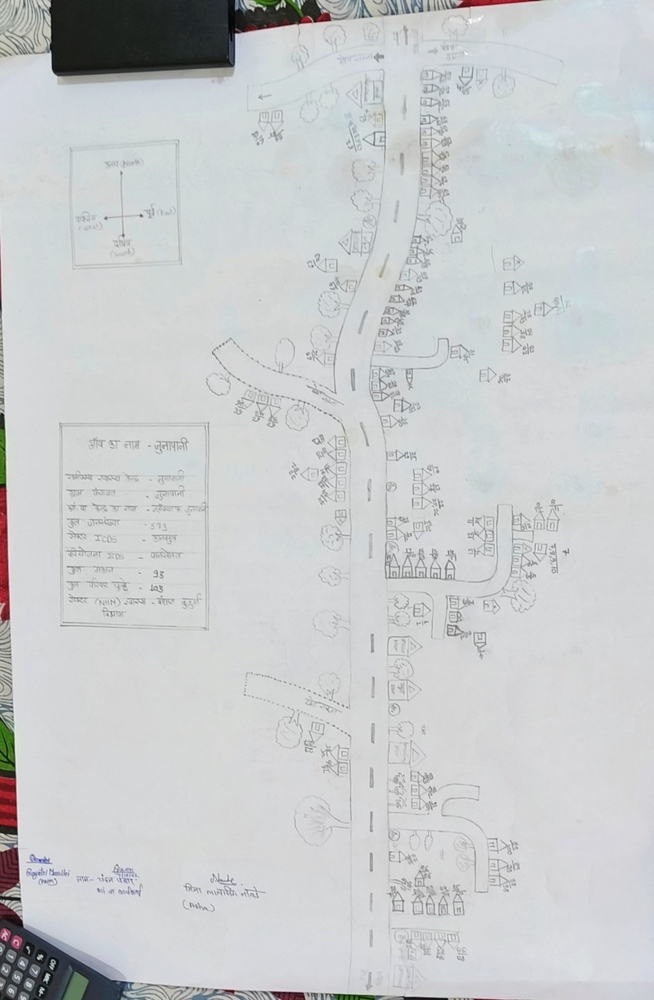
#> input picture public/map2.jpeg, 654 x 1000 px, shrunk from 1047 x 1600 before the run
$ python enhance_map2.py
#> lines starting #> are read from the running program, lines starting #| are printed output that depends on the picture
import cv2
import numpy as np

def enhance_image(image_path, output_path):
#> called with image_path = 'public/map2.jpeg', output_path = 'public/map2_enhanced.jpeg'
    img = cv2.imread(image_path)
#> img is the input picture: shape (1000, 654, 3); mean B, G, R 204.7, 203.3, 200.9

    # 1. Convert to LAB color space to enhance brightness/contrast without affecting colors
    lab = cv2.cvtColor(img, cv2.COLOR_BGR2LAB)
#> lab: shape (1000, 654, 3); mean of channels 0, 1, 2 207.7, 127.4, 127
    l_channel, a, b = cv2.split(lab)
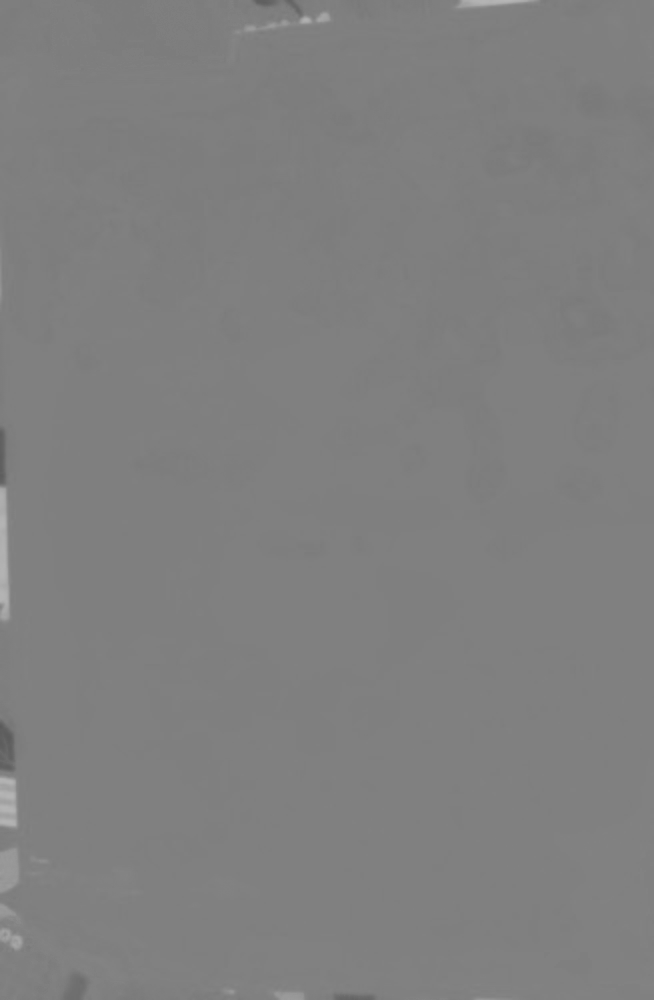
#> a: shape (1000, 654); min 90, max 182, mean 127.4

    # Apply CLAHE (Contrast Limited Adaptive Histogram Equalization) to L-channel
    clahe = cv2.createCLAHE(clipLimit=2.5, tileGridSize=(8,8))
    cl = clahe.apply(l_channel)
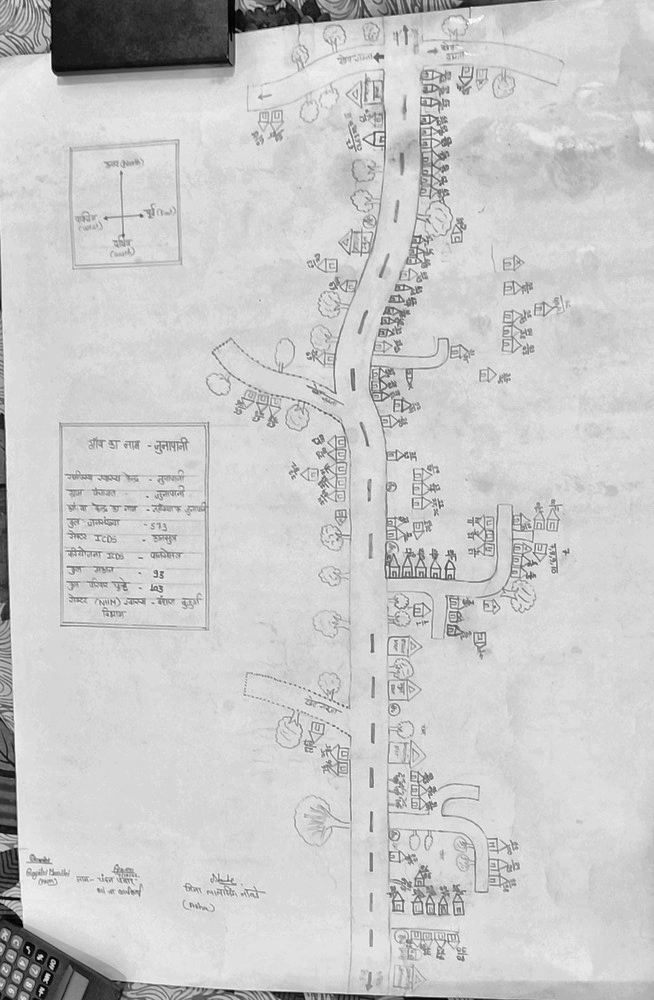
#> cl: shape (1000, 654); min 1, max 255, mean 202

    # Merge back and convert to BGR
    limg = cv2.merge((cl,a,b))
#> limg: shape (1000, 654, 3); mean of channels 0, 1, 2 202, 127.4, 127
    enhanced_img = cv2.cvtColor(limg, cv2.COLOR_LAB2BGR)

    # 2. Sharpening filter to make text edges crisper
    kernel = np.array([[-1,-1,-1], [-1,9,-1], [-1,-1,-1]])
    sharp = cv2.filter2D(enhanced_img, -1, kernel)
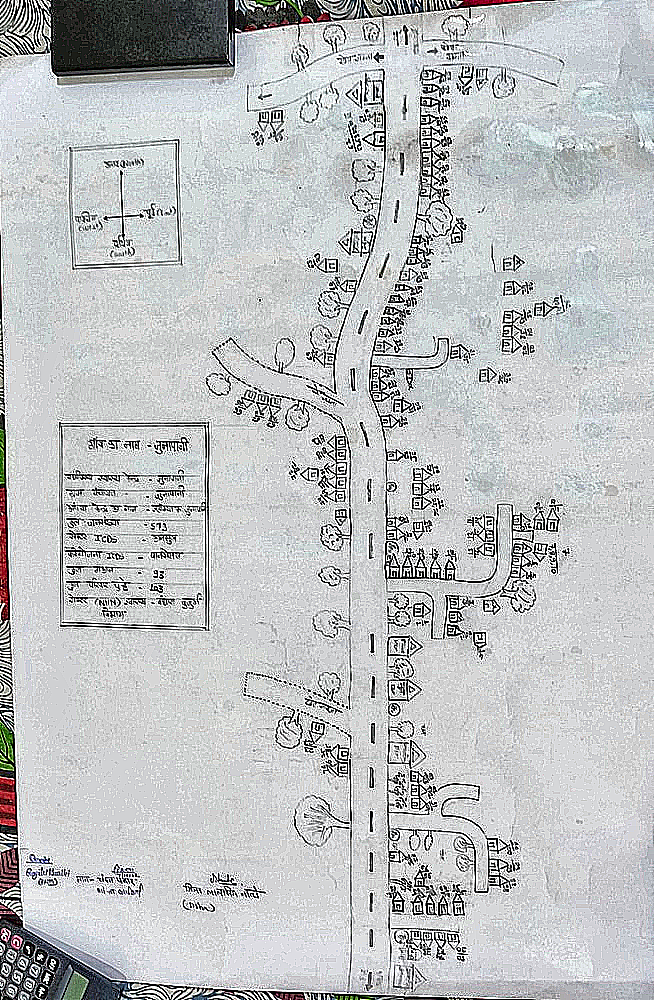
#> sharp: shape (1000, 654, 3); mean B, G, R 194, 192.7, 190.4

    # 3. Blend the sharpened image with the CLAHE image to avoid too much noise
    final = cv2.addWeighted(enhanced_img, 0.4, sharp, 0.6, 0)
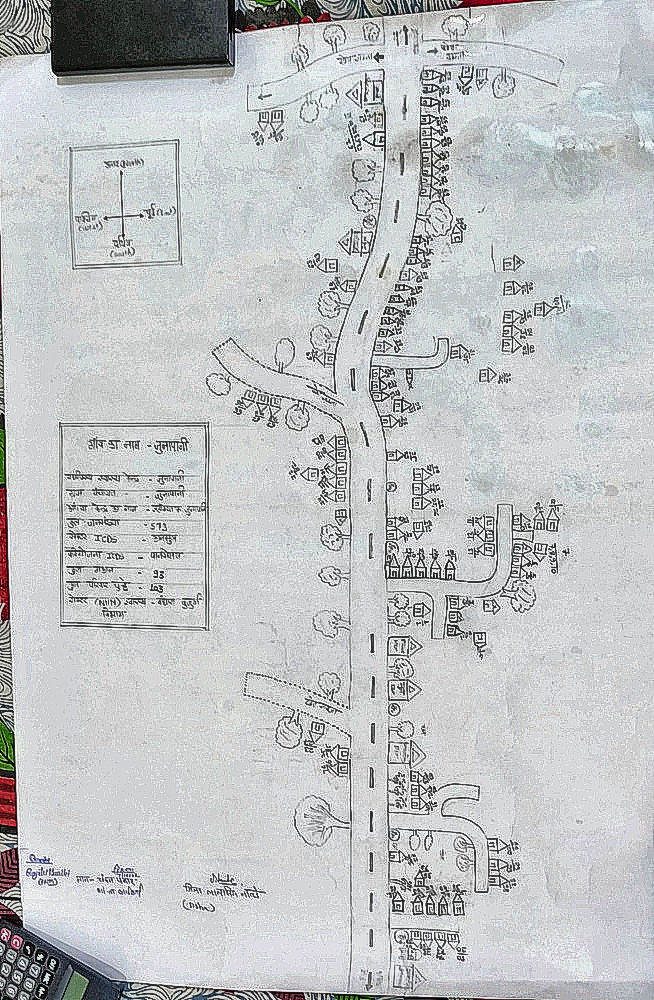
#> final: shape (1000, 654, 3); mean B, G, R 195.9, 194.6, 192.2

    # Write output
    cv2.imwrite(output_path, final)

if __name__ == "__main__":
    enhance_image("public/map2.jpeg", "public/map2_enhanced.jpeg")

$ run again, with public/map3.jpeg copied over public/map2.jpeg
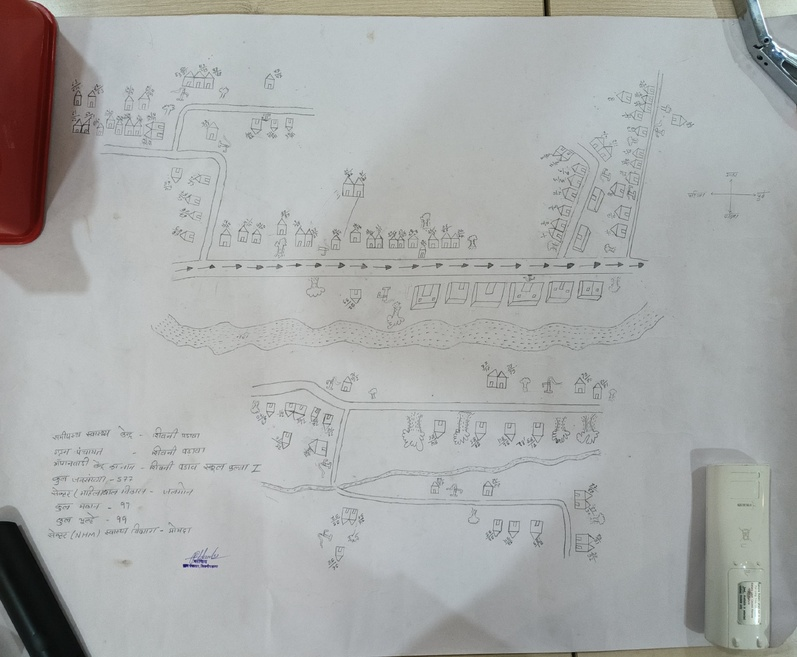
#> input picture public/map3.jpeg, 797 x 657 px, shrunk from 1275 x 1051 before the run
#> in enhance_image, img is the input picture: shape (657, 797, 3); mean B, G, R 169.6, 170.4, 168.2
#> lab: shape (657, 797, 3); mean of channels 0, 1, 2 177, 127.4, 128.2
#> in enhance_image, `l_channel, a, b = cv2.split(lab)`:
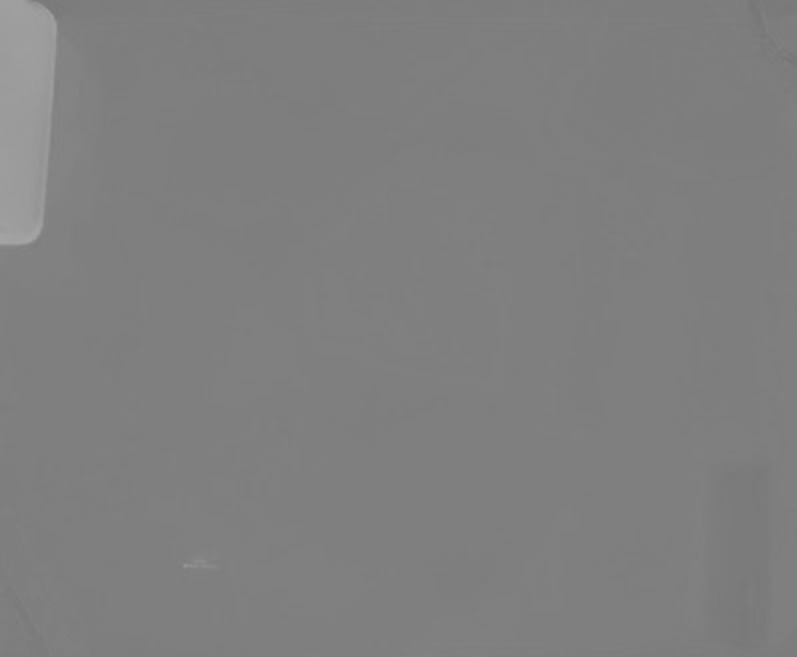
#> a: shape (657, 797); min 116, max 166, mean 127.4
#> limg: shape (657, 797, 3); mean of channels 0, 1, 2 173.7, 127.4, 128.2
#> in enhance_image, `sharp = cv2.filter2D(enhanced_img, -1, kernel)`:
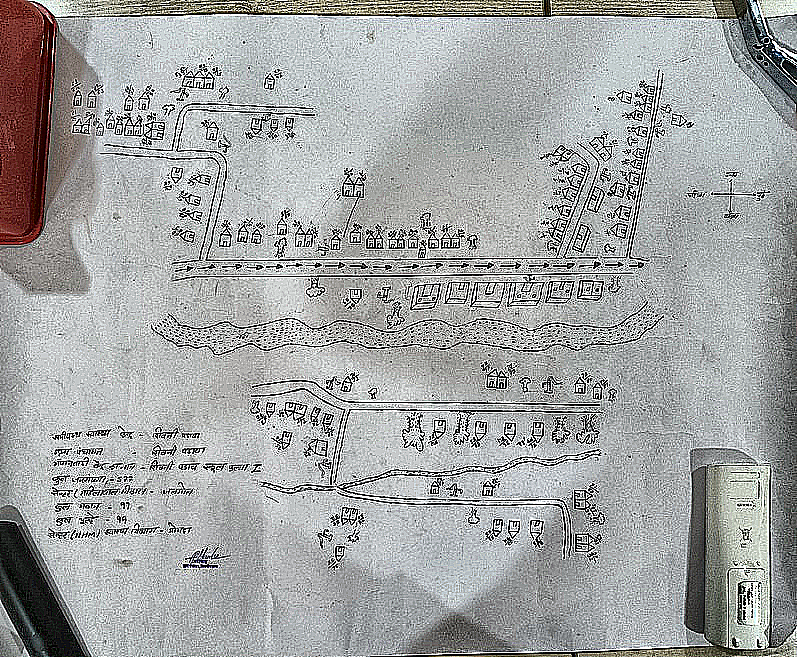
#> sharp: shape (657, 797, 3); mean B, G, R 164.1, 164.5, 162.8
